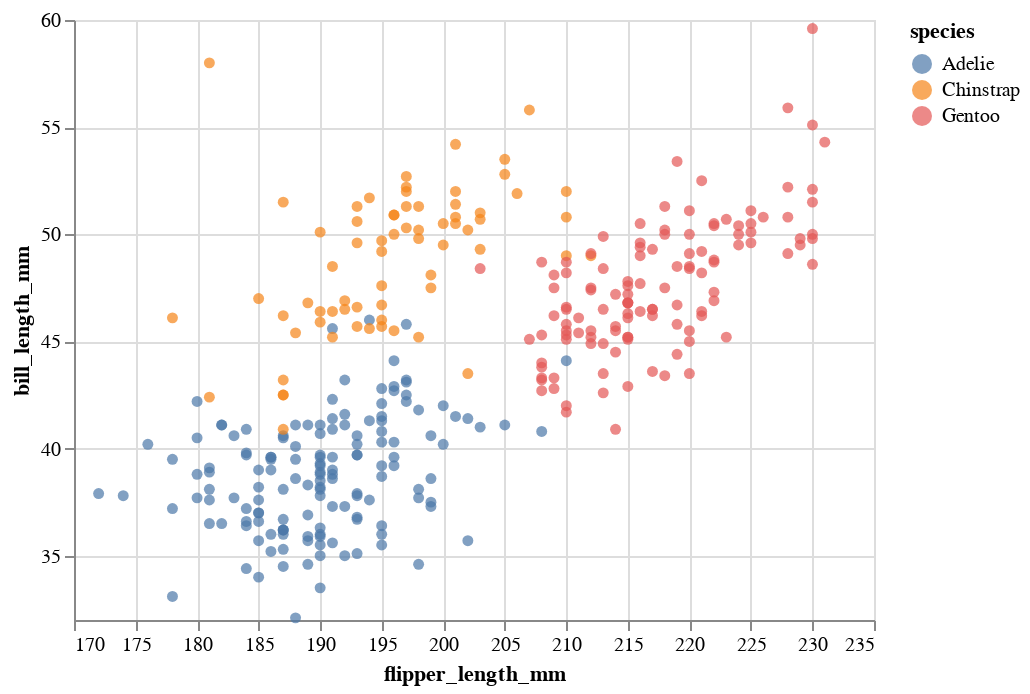

Notebook source saved alongside this figure:
### Code cell
alt.Chart(df).mark_circle().encode(
    x=alt.X(cols[0], scale=alt.Scale(zero=False)),
    y=alt.Y(cols[1], scale=alt.Scale(zero=False)),
    color="species"
)

### Figure 1 — Vega-Lite specification as saved in the notebook (floating-point values rounded to 4 significant figures; data arrays with more than 128 entries replaced by an {"elided": "..."} marker saying what was removed)
{"config": {"view": {"continuousWidth": 400, "continuousHeight": 300}}, "data": {"name": "data-adedf3b56872711e84478ddf9105e94f"}, "mark": "circle", "encoding": {"color": {"field": "species", "type": "nominal"}, "x": {"field": "flipper_length_mm", "scale": {"zero": false}, "type": "quantitative"}, "y": {"field": "bill_length_mm", "scale": {"zero": false}, "type": "quantitative"}}, "$schema": "https://vega.github.io/schema/vega-lite/v4.17.0.json", "datasets": {"data-adedf3b56872711e84478ddf9105e94f": {"elided": "333 records"}}}
